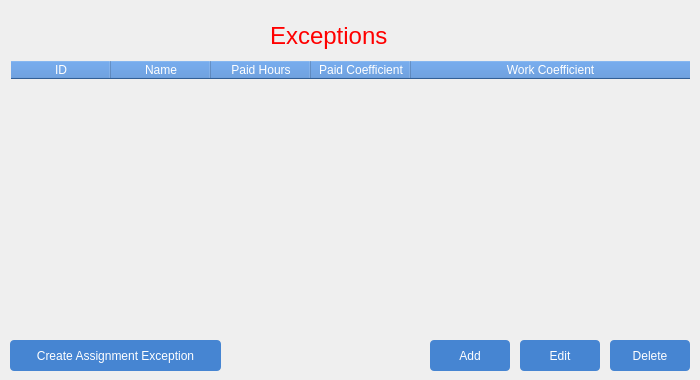
    <widget class="QWidget" name="page_exceptions">
     <widget class="QLabel" name="exceptionLabel">
      <property name="geometry">
       <rect>
        <x>270</x>
        <y>20</y>
        <width>151</width>
        <height>31</height>
       </rect>
      </property>
      <property name="font">
       <font>
        <family>Arial</family>
        <pointsize>18</pointsize>
       </font>
      </property>
      <property name="styleSheet">
       <string notr="true">QLabel {
	color: red;
}</string>
      </property>
      <property name="text">
       <string>Exceptions</string>
      </property>
     </widget>
     <widget class="QTableWidget" name="tableException">
      <property name="geometry">
       <rect>
        <x>10</x>
        <y>60</y>
        <width>681</width>
        <height>261</height>
       </rect>
      </property>
      <property name="styleSheet">
       <string notr="true">QTableWidget {
	background: transparent;
}

QHeaderView::section {	
	color: white; 
	background-color: rgba(70, 133, 210, 1);
}</string>
      </property>
      <attribute name="horizontalHeaderHighlightSections">
       <bool>false</bool>
      </attribute>
      <attribute name="horizontalHeaderShowSortIndicator" stdset="0">
       <bool>false</bool>
      </attribute>
      <attribute name="horizontalHeaderStretchLastSection">
       <bool>true</bool>
      </attribute>
      <column>
       <property name="text">
        <string>ID</string>
       </property>
       <property name="font">
        <font>
         <family>Arial</family>
        </font>
       </property>
      </column>
      <column>
       <property name="text">
        <string>Name</string>
       </property>
       <property name="font">
        <font>
         <family>Arial</family>
        </font>
       </property>
      </column>
      <column>
       <property name="text">
        <string>Paid Hours</string>
       </property>
       <property name="font">
        <font>
         <family>Arial</family>
        </font>
       </property>
      </column>
      <column>
       <property name="text">
        <string>Paid Coefficient</string>
       </property>
       <property name="font">
        <font>
         <family>Arial</family>
        </font>
       </property>
      </column>
      <column>
       <property name="text">
        <string>Work Coefficient</string>
       </property>
       <property name="font">
        <font>
         <family>Arial</family>
        </font>
       </property>
      </column>
     </widget>
     <widget class="QPushButton" name="btnEditException">
      <property name="geometry">
       <rect>
        <x>520</x>
        <y>340</y>
        <width>80</width>
        <height>31</height>
       </rect>
      </property>
      <property name="font">
       <font>
        <family>Arial</family>
        <pointsize>9</pointsize>
       </font>
      </property>
      <property name="styleSheet">
       <string notr="true">QPushButton {
	text-align: center;
	color: #fff;
	background-color: rgba(70, 133, 210, 1);
	border-radius: 4px;
}

QPushButton:hover {
	background-color: rgba(70, 133, 210, 0.7);
}</string>
      </property>
      <property name="text">
       <string>Edit</string>
      </property>
      <property name="icon">
       <iconset>
        <normaloff>../icons/edit.png</normaloff>../icons/edit.png</iconset>
      </property>
      <property name="iconSize">
       <size>
        <width>16</width>
        <height>16</height>
       </size>
      </property>
     </widget>
     <widget class="QPushButton" name="btnDeleteException">
      <property name="geometry">
       <rect>
        <x>610</x>
        <y>340</y>
        <width>80</width>
        <height>31</height>
       </rect>
      </property>
      <property name="font">
       <font>
        <family>Arial</family>
        <pointsize>9</pointsize>
       </font>
      </property>
      <property name="styleSheet">
       <string notr="true">QPushButton {
	text-align: center;
	color: #fff;
	background-color: rgba(70, 133, 210, 1);
	border-radius: 4px;
}

QPushButton:hover {
	background-color: rgba(70, 133, 210, 0.7);
}</string>
      </property>
      <property name="text">
       <string>Delete</string>
      </property>
      <property name="icon">
       <iconset>
        <normaloff>../icons/close.png</normaloff>../icons/close.png</iconset>
      </property>
      <property name="iconSize">
       <size>
        <width>12</width>
        <height>12</height>
       </size>
      </property>
     </widget>
     <widget class="QPushButton" name="btnAddException">
      <property name="geometry">
       <rect>
        <x>430</x>
        <y>340</y>
        <width>80</width>
        <height>31</height>
       </rect>
      </property>
      <property name="font">
       <font>
        <family>Arial</family>
        <pointsize>9</pointsize>
       </font>
      </property>
      <property name="styleSheet">
       <string notr="true">QPushButton {
	text-align: center;
	color: #fff;
	background-color: rgba(70, 133, 210, 1);
	border-radius: 4px;
}

QPushButton:hover {
	background-color: rgba(70, 133, 210, 0.7);
}</string>
      </property>
      <property name="text">
       <string>Add</string>
      </property>
      <property name="icon">
       <iconset>
        <normaloff>../icons/add.png</normaloff>../icons/add.png</iconset>
      </property>
      <property name="iconSize">
       <size>
        <width>16</width>
        <height>16</height>
       </size>
      </property>
     </widget>
     <widget class="QPushButton" name="btnCreateAssignmentException">
      <property name="geometry">
       <rect>
        <x>10</x>
        <y>340</y>
        <width>211</width>
        <height>31</height>
       </rect>
      </property>
      <property name="font">
       <font>
        <family>Arial</family>
        <pointsize>9</pointsize>
       </font>
      </property>
      <property name="styleSheet">
       <string notr="true">QPushButton {
	text-align: center;
	color: #fff;
	background-color: rgba(70, 133, 210, 1);
	border-radius: 4px;
}

QPushButton:hover {
	background-color: rgba(70, 133, 210, 0.7);
}</string>
      </property>
      <property name="text">
       <string>Create Assignment Exception</string>
      </property>
      <property name="icon">
       <iconset>
        <normaloff>../icons/assigment.png</normaloff>../icons/assigment.png</iconset>
      </property>
      <property name="iconSize">
       <size>
        <width>20</width>
        <height>20</height>
       </size>
      </property>
     </widget>
    </widget>
